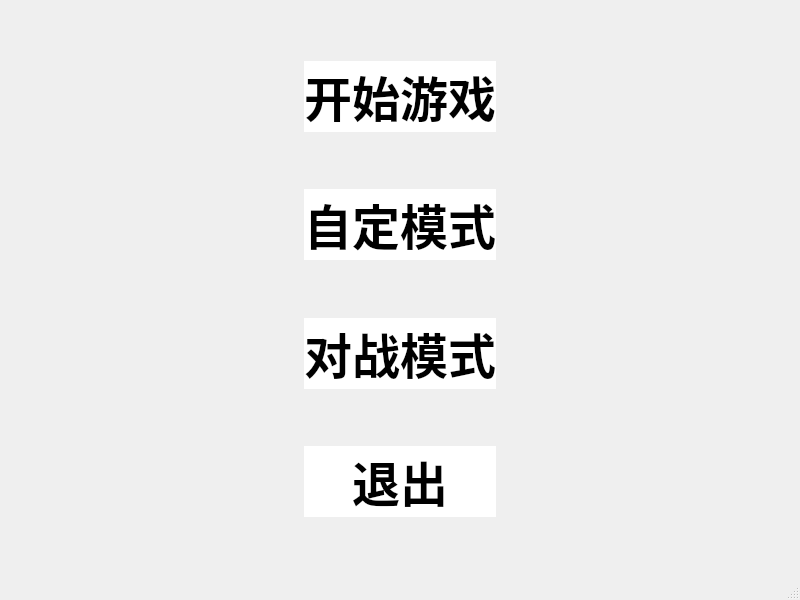
<?xml version="1.0" encoding="UTF-8"?>
<ui version="4.0">
 <class>MainWindow</class>
 <widget class="QMainWindow" name="MainWindow">
  <property name="geometry">
   <rect>
    <x>0</x>
    <y>0</y>
    <width>800</width>
    <height>600</height>
   </rect>
  </property>
  <property name="windowTitle">
   <string>MainWindow</string>
  </property>
  <widget class="QWidget" name="centralwidget">
   <layout class="QHBoxLayout" name="horizontalLayout">
    <item>
     <spacer name="horizontalSpacer">
      <property name="orientation">
       <enum>Qt::Horizontal</enum>
      </property>
      <property name="sizeHint" stdset="0">
       <size>
        <width>779</width>
        <height>20</height>
       </size>
      </property>
     </spacer>
    </item>
    <item>
     <layout class="QVBoxLayout" name="verticalLayout">
      <item>
       <spacer name="verticalSpacer_4">
        <property name="orientation">
         <enum>Qt::Vertical</enum>
        </property>
        <property name="sizeHint" stdset="0">
         <size>
          <width>20</width>
          <height>40</height>
         </size>
        </property>
       </spacer>
      </item>
      <item>
       <widget class="QPushButton" name="pushButton">
        <property name="font">
         <font>
          <family>Adobe Devanagari</family>
          <pointsize>36</pointsize>
          <weight>75</weight>
          <bold>true</bold>
          <underline>false</underline>
          <strikeout>false</strikeout>
         </font>
        </property>
        <property name="autoFillBackground">
         <bool>false</bool>
        </property>
        <property name="styleSheet">
         <string notr="true">QPushButton { background-color: rgb(255, 255, 255);border:0px solid ; color: rgb(0, 0, 0); } QPushButton:hover { color: rgb(245, 69, 234); }</string>
        </property>
        <property name="text">
         <string>开始游戏</string>
        </property>
       </widget>
      </item>
      <item>
       <spacer name="verticalSpacer">
        <property name="orientation">
         <enum>Qt::Vertical</enum>
        </property>
        <property name="sizeHint" stdset="0">
         <size>
          <width>20</width>
          <height>40</height>
         </size>
        </property>
       </spacer>
      </item>
      <item>
       <widget class="QPushButton" name="pushButton_2">
        <property name="font">
         <font>
          <family>Adobe Devanagari</family>
          <pointsize>36</pointsize>
          <weight>75</weight>
          <bold>true</bold>
         </font>
        </property>
        <property name="styleSheet">
         <string notr="true">QPushButton { background-color: rgb(255, 255, 255);border:0px solid ; color: rgb(0, 0, 0); } QPushButton:hover { color: rgb(245, 69, 234); }</string>
        </property>
        <property name="text">
         <string>自定模式</string>
        </property>
       </widget>
      </item>
      <item>
       <spacer name="verticalSpacer_2">
        <property name="orientation">
         <enum>Qt::Vertical</enum>
        </property>
        <property name="sizeHint" stdset="0">
         <size>
          <width>20</width>
          <height>40</height>
         </size>
        </property>
       </spacer>
      </item>
      <item>
       <widget class="QPushButton" name="pushButton_4">
        <property name="font">
         <font>
          <family>Agency FB</family>
          <pointsize>36</pointsize>
          <weight>75</weight>
          <bold>true</bold>
         </font>
        </property>
        <property name="styleSheet">
         <string notr="true">QPushButton { background-color: rgb(255, 255, 255);border:0px solid ; color: rgb(0, 0, 0); } QPushButton:hover { color: rgb(245, 69, 234); }</string>
        </property>
        <property name="text">
         <string>对战模式</string>
        </property>
       </widget>
      </item>
      <item>
       <spacer name="verticalSpacer_3">
        <property name="orientation">
         <enum>Qt::Vertical</enum>
        </property>
        <property name="sizeHint" stdset="0">
         <size>
          <width>20</width>
          <height>40</height>
         </size>
        </property>
       </spacer>
      </item>
      <item>
       <widget class="QPushButton" name="pushButton_3">
        <property name="font">
         <font>
          <family>Adobe Devanagari</family>
          <pointsize>36</pointsize>
          <weight>75</weight>
          <bold>true</bold>
         </font>
        </property>
        <property name="styleSheet">
         <string notr="true">QPushButton { background-color: rgb(255, 255, 255);border:0px solid ; color: rgb(0, 0, 0); } QPushButton:hover { color: rgb(245, 69, 234); }</string>
        </property>
        <property name="text">
         <string>退出</string>
        </property>
       </widget>
      </item>
      <item>
       <spacer name="verticalSpacer_5">
        <property name="orientation">
         <enum>Qt::Vertical</enum>
        </property>
        <property name="sizeHint" stdset="0">
         <size>
          <width>20</width>
          <height>40</height>
         </size>
        </property>
       </spacer>
      </item>
     </layout>
    </item>
    <item>
     <spacer name="horizontalSpacer_2">
      <property name="orientation">
       <enum>Qt::Horizontal</enum>
      </property>
      <property name="sizeHint" stdset="0">
       <size>
        <width>779</width>
        <height>20</height>
       </size>
      </property>
     </spacer>
    </item>
   </layout>
  </widget>
  <widget class="QMenuBar" name="menubar">
   <property name="geometry">
    <rect>
     <x>0</x>
     <y>0</y>
     <width>800</width>
     <height>23</height>
    </rect>
   </property>
  </widget>
  <widget class="QStatusBar" name="statusbar"/>
 </widget>
 <resources/>
 <connections/>
</ui>
